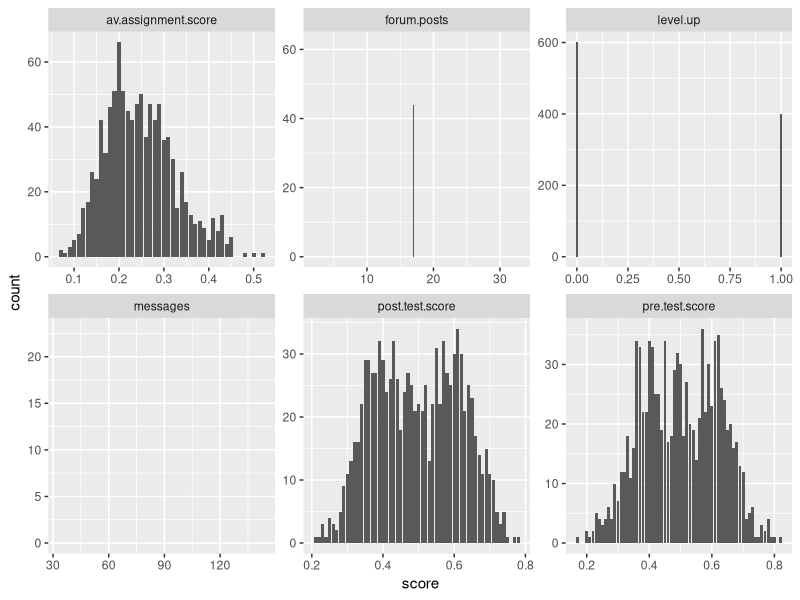
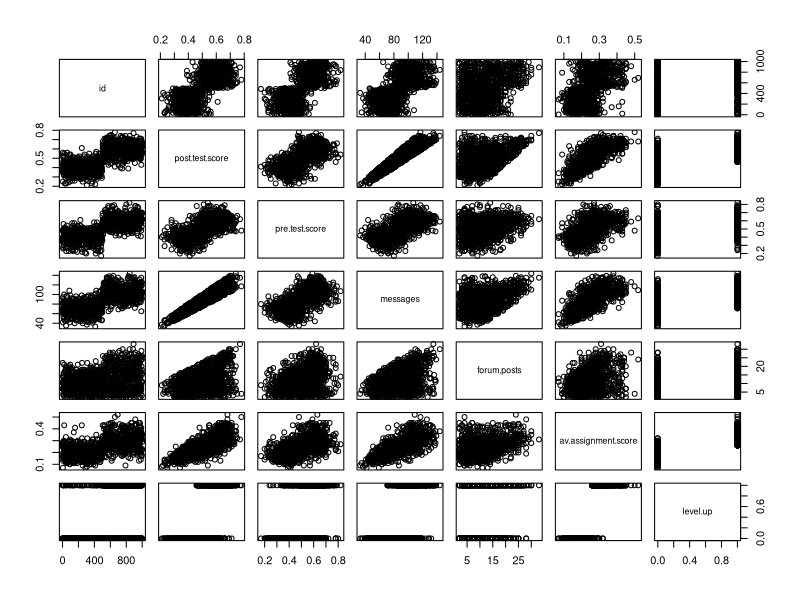
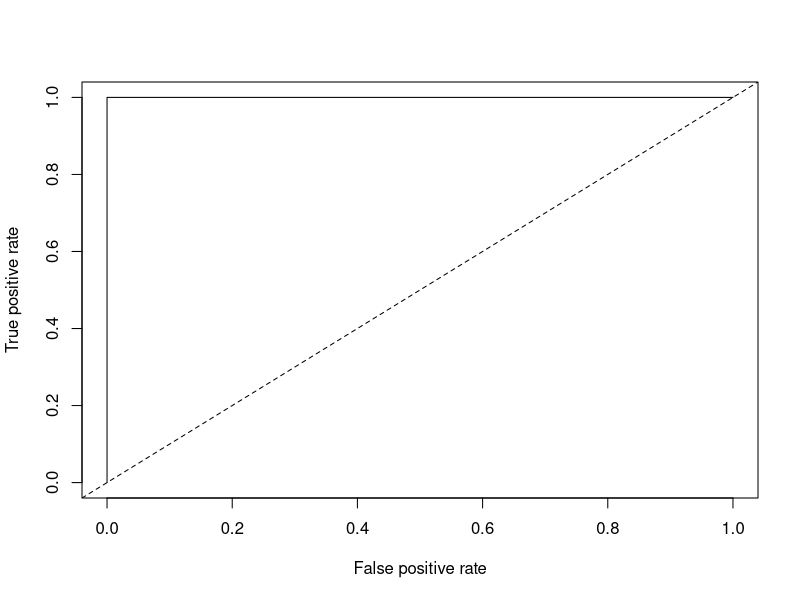
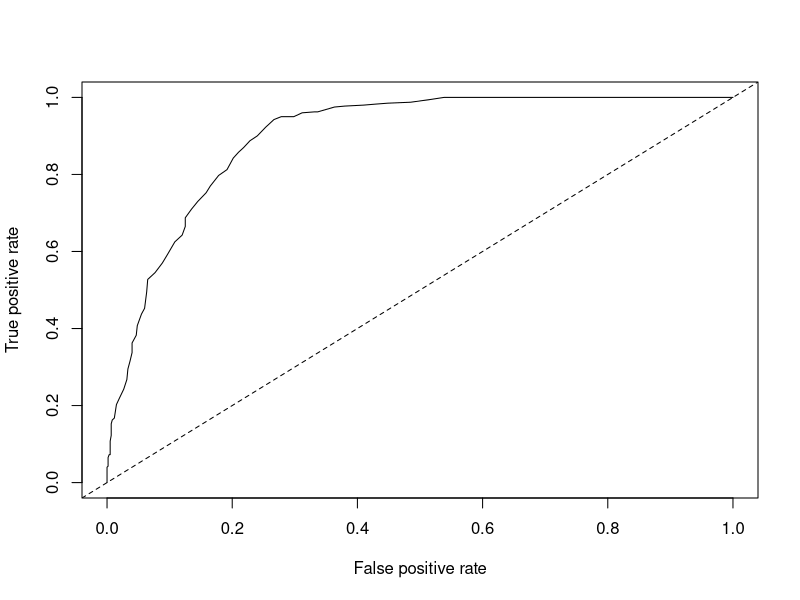

Write R code to recreate these figures, in order.
## ---- chunk 1
library(readr)
D1 <- read_csv("online.data.csv")
## ---- chunk 2
library(ggplot2)
library(dplyr)
library(tidyr)
D1$level.up <- ifelse(D1$level.up == "yes", 1,0)
D2<- gather(D1, "measure", "score", 2:7)
p1<- ggplot(D2, aes(score)) + facet_wrap(~measure, scales = "free")
p1 + geom_histogram(stat = "count")
pairs(D1)
## ---- chunk 3
library(rpart)
#Create a classification tree that predicts whether a student "levels up" in the online course using three variables of your choice (As we did last time, set all controls to their minimums)

#Plot and generate a CP table for your tree 

#Generate a probability value that represents the probability that a student levels up based your classification tree 
rp <- rpart(level.up ~ post.test.score + forum.posts + pre.test.score + av.assignment.score + messages, method = "class", data = D1,control=rpart.control(minsplit=1, minbucket=1, cp=0.001))
post(rp, file = "rp", title = "MOOC")
printcp(rp)
D1$pred <- predict(rp, type = "prob")[,2]#Last class we used type = "class" which predicted the classification for us, this time we are using type = "prob" to see the probability that our classififcation is based on.
## ---- chunk 4
library(ROCR)

#Plot the curve
pred.detail <- prediction(D1$pred, D1$level.up) 
plot(performance(pred.detail, "tpr", "fpr"))
abline(0, 1, lty = 2)

#Calculate the Area Under the Curve
unlist(slot(performance(pred.detail,"auc"), "y.values"))#Unlist liberates the AUC value from the "performance" object created by ROCR
pred.detail2 <- prediction(D1$messages, D1$level.up) 
plot(performance(pred.detail2, "tpr", "fpr"))
abline(0, 1, lty = 2)
unlist(slot(performance(pred.detail2,"auc"), "y.values"))
#Now repeat this process, but using the variables you did not use for the previous model and compare the plots & results of your two models. Which one do you think was the better model? Why?

#The second model better. the measurement is higher.

## ---- chunk 5
#Look at the ROC plot for your first model. Based on this plot choose a probability threshold that balances capturing the most correct predictions against false positives. Then generate a new variable in your data set that classifies each student according to your chosen threshold.
D1 <- read.csv("online.data.csv", header = TRUE)

c.tree1 <- rpart(level.up ~ pre.test.score + forum.posts, method = "class", data = D1, control=rpart.control(minsplit=1, minbucket=1, cp=0.001))

printcp(c.tree1)

D1$pred1 <- predict(c.tree1, type = "prob")[,2]
threshold.pred1 <- ifelse(D1$pred1 >= 0.5, "yes", "no")

#Now generate three diagnostics:

D1$accuracy.model1 <-mean(ifelse(D1$level.up == D1$threshold.pred1, 1, 0))
D1$truepos.model1 <- ifelse(D1$level.up == "yes" & threshold.pred1 == "yes", 1, 0)

D1$falsepos.model1 <- ifelse(D1$level.up == "no" & threshold.pred1 == "yes", 1, 0)

D1$falseneg.model1 <- ifelse(D1$level.up == "yes" & threshold.pred1 == "no", 1, 0)

D1$precision.model1 <- sum(D1$truepos.model1)/(sum(D1$truepos.model1) + sum(D1$falsepos.model1))

D1$recall.model1 <- sum(D1$truepos.model1)/(sum(D1$truepos.model1) + sum(D1$falseneg.model1))


#Now choose a different threshold value and repeat these diagnostics. What conclusions can you draw about your two thresholds?
D1$threshold.pred2 <- ifelse(D1$pred1 >= 0.8, "yes", "no")

D1$accuracy.model2 <- mean(ifelse(D1$level.up == D1$threshold.pred1, 1, 0))

D1$truepos.model2 <- ifelse(D1$level.up == "yes" & D1$threshold.pred2 == "yes", 1, 0)

D1$falsepos.model2 <- ifelse(D1$level.up == "no" & D1$threshold.pred2 == "yes", 1,0)

D1$falseneg.model2 <- ifelse(D1$level.up == "yes" & D1$threshold.pred2 == "no", 1,0)

D1$precision.model2 <- sum(D1$truepos.model2)/(sum(D1$truepos.model2) + sum(D1$falsepos.model2))

D1$recall.model2 <- sum(D1$truepos.model2)/(sum(D1$truepos.model2) + sum(D1$falseneg.model2))
